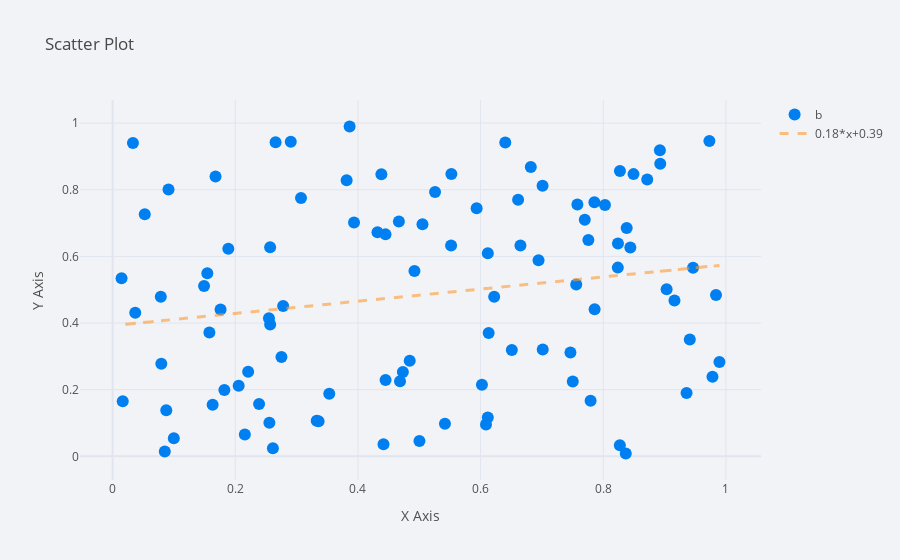

Notebook source saved alongside this figure:
### Code cell
df.iplot(x = 'a', y = 'b',mode = 'markers', kind = 'scatter',title = 'Scatter Plot',
         xTitle = 'X Axis', yTitle = 'Y Axis', bestfit=True)
